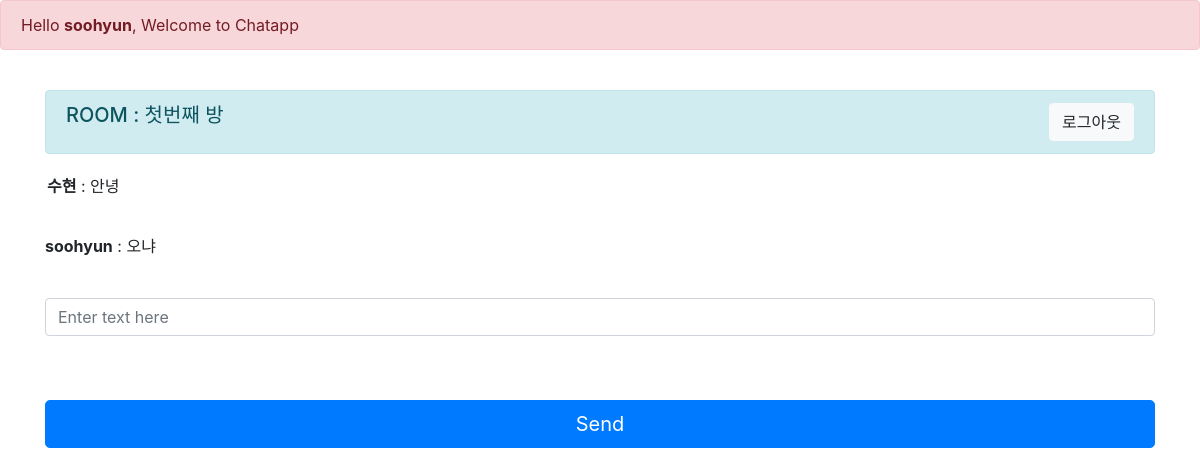
The app's page /room_chat/none/ (signed in), older data.
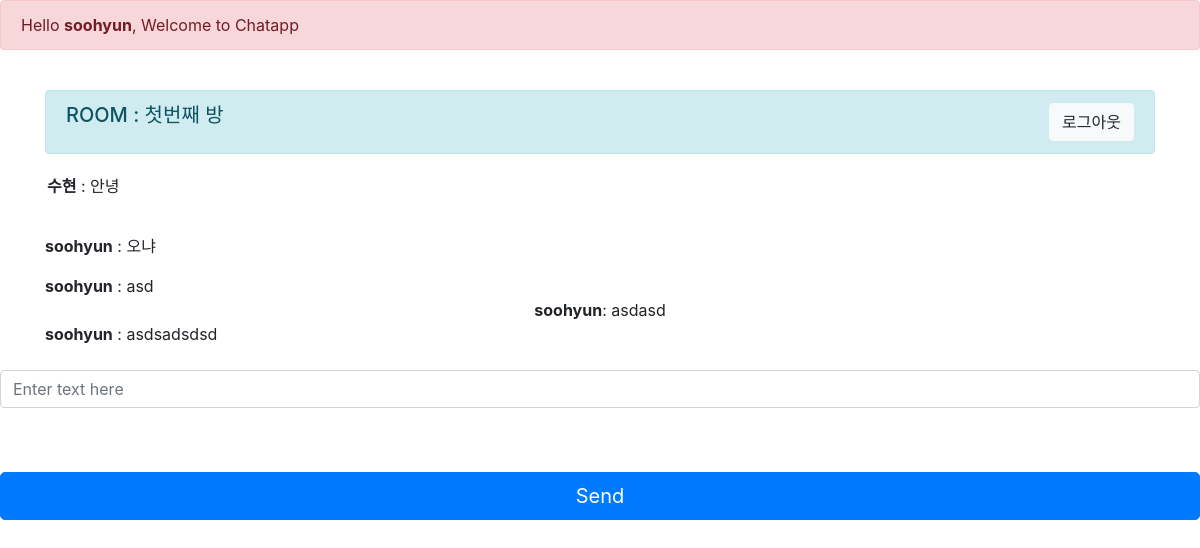
The same page, newer data.
### chats/models.py (models this page shows, shortened)
class Profile(AbstractUser):
    created_rooms = models.ManyToManyField(Room, related_name='created_by',blank=True)
    fixed_rooms = models.ManyToManyField(Room, related_name='fixed_for', blank=True)

class Room(models.Model):
    name = models.CharField(max_length=120)
    slug = models.SlugField(max_length=100, unique=True)

class ChatMessage(models.Model):
    room = models.ForeignKey(Room, on_delete=models.CASCADE, related_name="messages")
    user = models.ForeignKey(Profile, on_delete=models.CASCADE)
    nick = models.CharField(max_length=15)
    content = models.TextField()

### chats/views.py (the view)
# urls.py: path('room_chat/<str:slug>/', room_chat, name='room_chat'),
def room_chat(request, slug):
    room_name=Room.objects.get(slug=slug).name
    messages=ChatMessage.objects.filter(room=Room.objects.get(slug=slug))
    context = {
        'room_name' : room_name,
        'slug' : slug,
        'messages': messages,
    }
    return render(request, 'room_chat.html', context)

### templates/room_chat.html (shortened to what this page needs)
{% extends 'base.html' %}
{% block content %}
{% if user.is_authenticated %}
<div class="container">
    <div class="row d-flex justify-content-center">
        <div class="col-12">
            <div class="alert alert-info d-flex justify-content-between" role="alert">
                <h5>ROOM : {{room_name}}</h5>
                <a href="/accounts/logout/">
                <button type="button" class="btn btn-light">로그아웃</button>
                </a>
            </div>
            <form>
                <div class="form-group">
                    {% if messages %}
                <div class="jumbotron" id="chatbox" style="padding: 4px 2px;max-height: 300px; overflow-y: scroll;
                "">
                    {% for message in messages %}
                        <b>{{ message.user.username }}</b> : {{ message.content }}<br>
                        </div>
                        {% endfor %}
                </div>
                {% else %}
                <div class="jumbotron" id="chatbox" style="padding: 4px 2px;"></div>
                <b>아직 메세지가 없습니다~</b>
                    {% endif %}
                </div>
                <br/>
                <div class="form-group" style="width: 100%;">
                    <input class="form-control" placeholder="Enter text here" id="my_input" type="text" required></br>
                </div>
                <br/>
                <input class="btn btn-primary btn-lg btn-block" id="submit_button" type="button" value="Send">
        </div>
{% endif %}
<br/>
{% endblock %}

### templates/base.html (shortened to what this page needs)
<!doctype html>
<html lang="en">
    <head>
    <link rel="stylesheet" href="https://cdn.jsdelivr.net/npm/bootstrap@4.3.1/dist/css/bootstrap.min.css">
    </head>
    <body>
    {% block header%}
        <div class="alert alert-danger" role="alert">
        Hello <b>{{ user.username }}</b>, Welcome to Chatapp
        </div>
        <br/>
    {% endblock %}
    <main>
    {% block content %}
    {% endblock %}
    </main>
</body>
</html>

### templates/base.html (style rules this page uses)
.jumbotron { background-color: white; }

Row changes from the older to the newer data that the page shows:
added ChatMessage: user.username "soohyun", content "asd"
added ChatMessage: user.username "soohyun", content "asdasd"
added ChatMessage: user.username "soohyun", content "asdsadsdsd"
